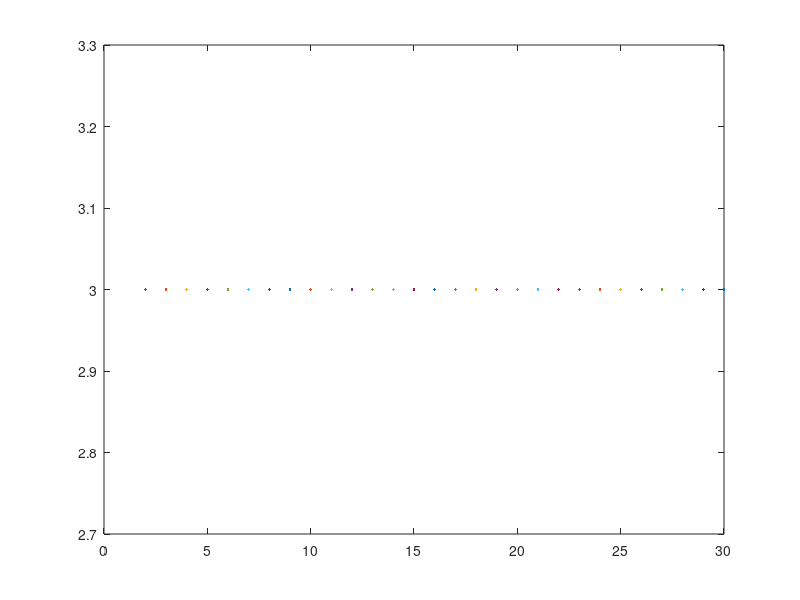

The MATLAB script that drew this image:
% for i = 2:30
%     disp('Hello World')
% end



% declarar variáveis
r = 34;
w = 6;
y = 23;

disp(pi)
disp(j)
disp(5j)

% vetor
y = 3;
x = (2:30);
disp(x);
plot(x,y);


close all;
